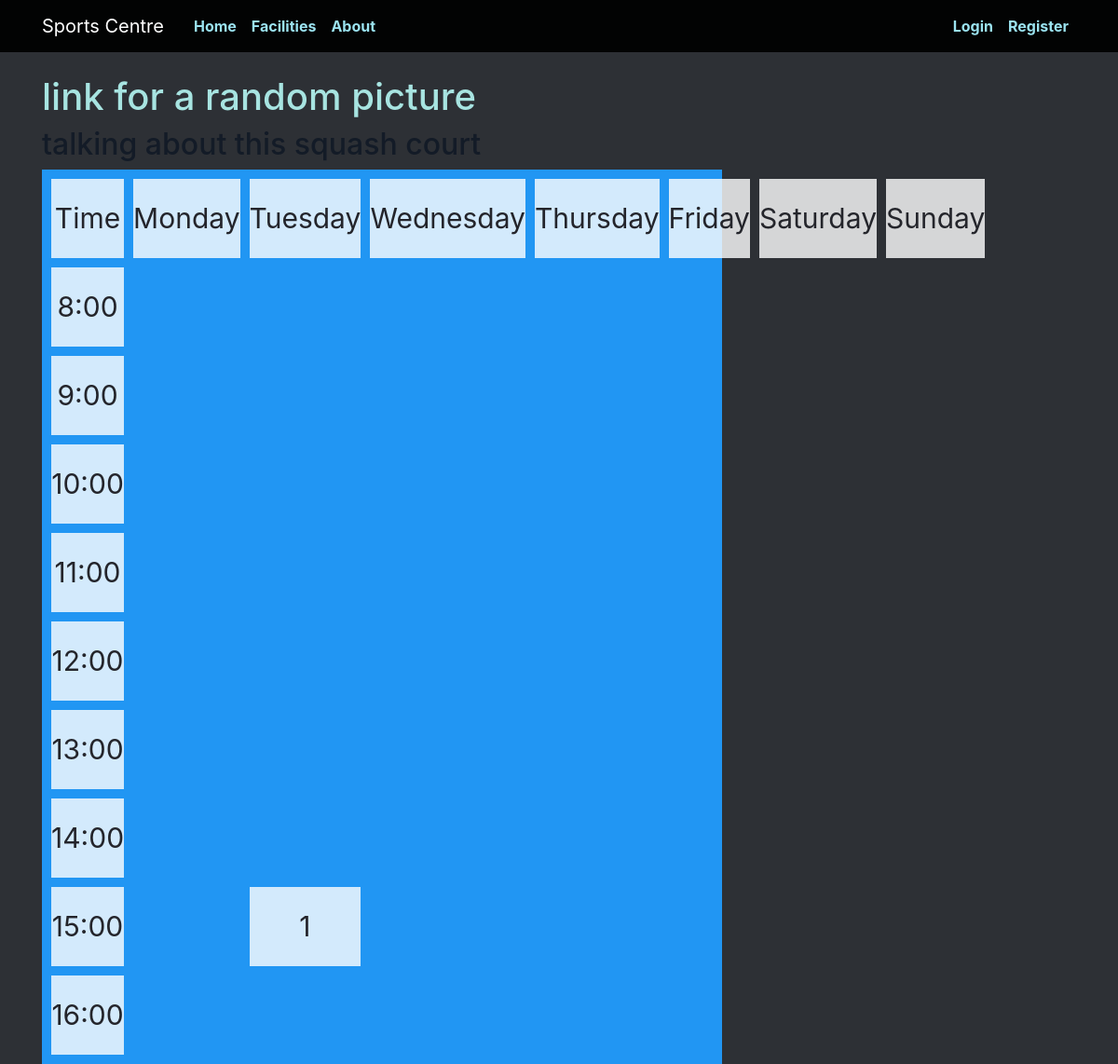
Before: /facilities/sports_hall with the older database file.
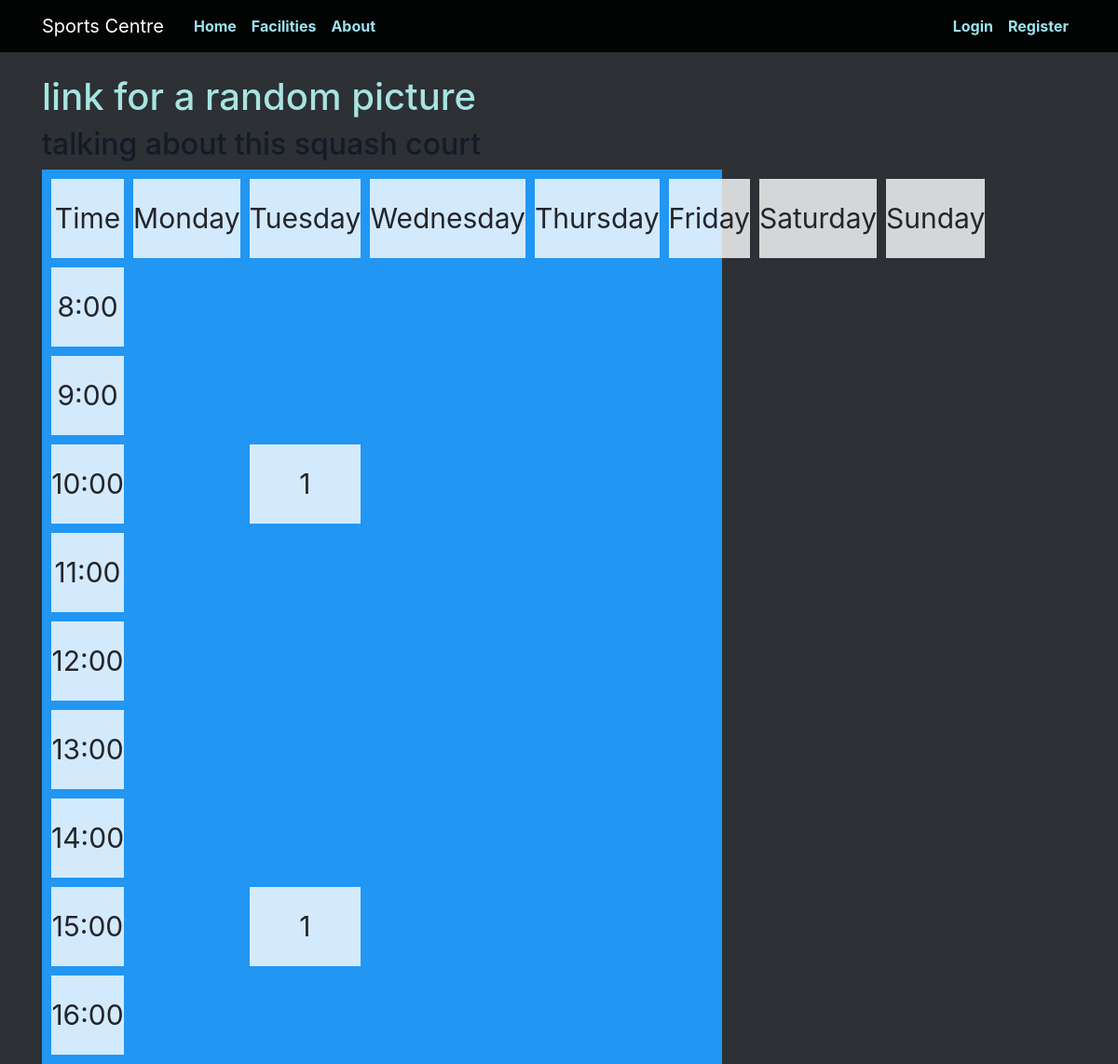
After: the same page with the newer database file.
### app/models.py (models this page shows)
class Booking(db.Model):
  id = db.Column(db.Integer, primary_key=True)
  facility = db.Column(db.Integer, db.ForeignKey('user.id'), nullable=False)
  user = db.Column(db.Integer, db.ForeignKey('facility.id') , nullable=False)
  datetime = db.Column(db.DateTime, nullable=False)
  duration = db.Column(db.Integer, nullable=False)

### app/views.py (the view)
@app.route('/facilities/sports_hall')
def sports_hall():
  bookings = models.Booking.query.order_by(models.Booking.id.asc()).filter_by(facility=2)
  return render_template('facilities/sports_hall.html', title="Sports Hall", bookings=bookings)

### app/templates/facilities/sports_hall.html
{% extends "facilities_index.html" %}
{% block picture %}
link for a random picture
{% endblock %}
{% block info %}
talking about this squash court
{% endblock %}

### app/templates/facilities_index.html
{% extends "index.html" %}
{% block content %}
  <h1>
    {% block picture %}
    {% endblock %}
  </h1>
  <h2>
    {% block info %}
    {% endblock %}
  </h2>
  <div class="grid-container">
    <div>Time</div>
    {% for day in ["Monday", "Tuesday", "Wednesday", "Thursday", "Friday", "Saturday", "Sunday"] %}
      <div style="grid-row-start: header; grid-column-start: day-{{ loop.index0 }};">{{ day }}</div>
    {% endfor %}
    {% for time in ["8:00", "9:00", "10:00", "11:00", "12:00", "13:00", "14:00", "15:00", "16:00"] %}
      <div style="grid-row-start: time-{{ loop.index0 + 8 }}; grid-column-start: time;">{{ time }}</div>
    {% endfor %}
    {% for booking in bookings %}
      <div style="grid-row: time-{{ booking.datetime.strftime('%-H') }}; grid-column: day-{{ booking.datetime.weekday() }}">{{ booking.datetime.weekday() }}</div>
    {% endfor %}
  </div>
{% endblock %}

Changed rows visible on the page:
added Booking: datetime.weekday "1"
